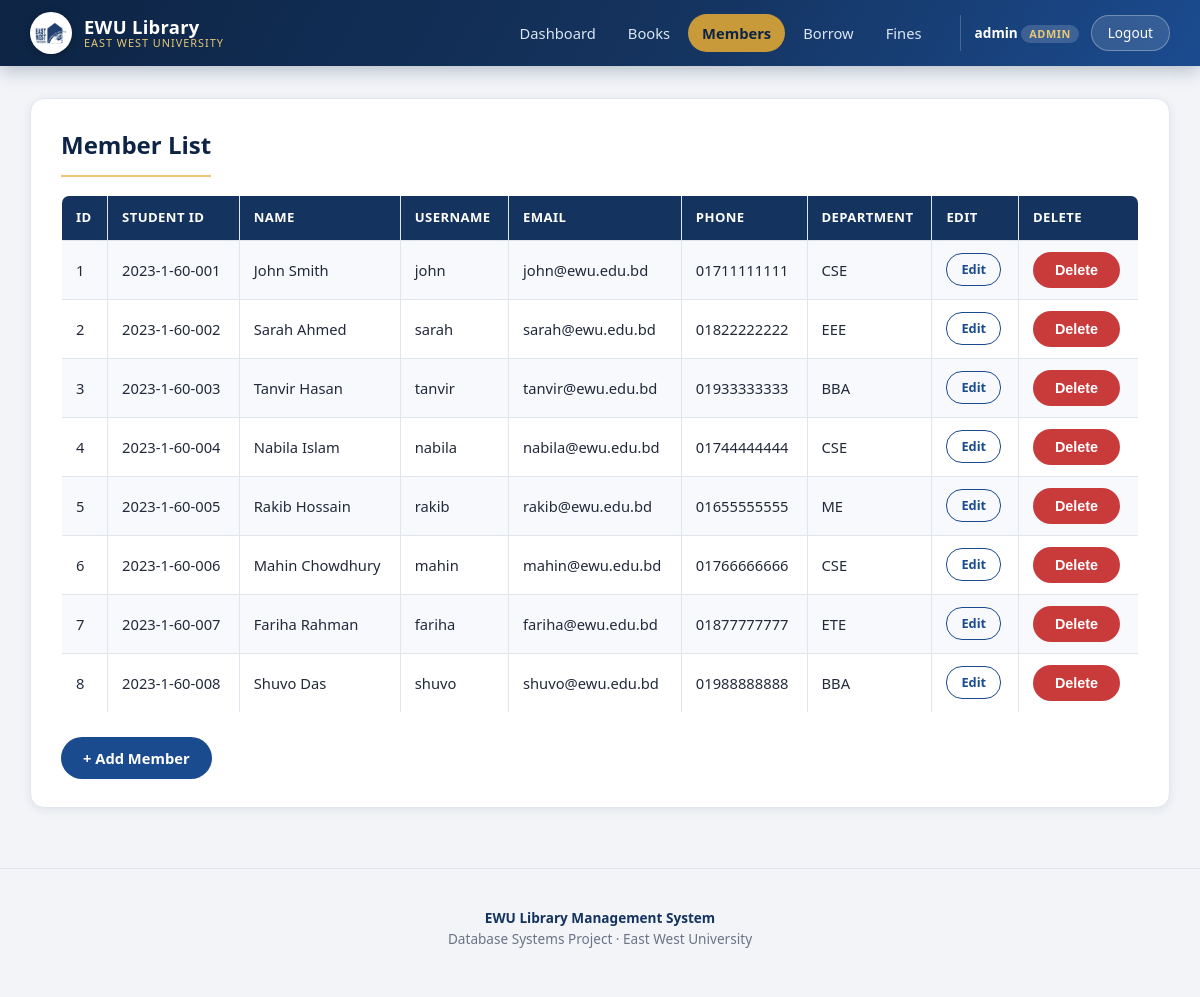
Page /view_members.php (signed in) on the committed database.
### tables this page shows
CREATE TABLE `members` (
  `member_id` int(11) NOT NULL AUTO_INCREMENT,
  `user_id` int(11) NOT NULL,
  `student_id` varchar(20) NOT NULL,
  `full_name` varchar(100) NOT NULL,
  `phone` varchar(20) DEFAULT NULL,
  `department` varchar(50) DEFAULT NULL,
  PRIMARY KEY (`member_id`),
  UNIQUE KEY `user_id` (`user_id`),
  UNIQUE KEY `student_id` (`student_id`),
  CONSTRAINT `members_ibfk_1` FOREIGN KEY (`user_id`) REFERENCES `users` (`user_id`) ON DELETE CASCADE
);

CREATE TABLE `users` (
  `user_id` int(11) NOT NULL AUTO_INCREMENT,
  `username` varchar(50) NOT NULL,
  `email` varchar(100) NOT NULL,
  `password` varchar(255) NOT NULL,    
  `role` enum('Admin','Member') NOT NULL,
  `created_at` timestamp NOT NULL DEFAULT current_timestamp(),
  PRIMARY KEY (`user_id`),
  UNIQUE KEY `username` (`username`),
  UNIQUE KEY `email` (`email`)
);

### includes/functions.php (called while the page is built)
<?php
function h($value): string {
    return htmlspecialchars((string)($value ?? ''), ENT_QUOTES, 'UTF-8');
}

### view_members.php (the view, shortened to what this page needs)
<?php
require_once __DIR__ . '/includes/functions.php';
require_once __DIR__ . '/includes/db_connect.php';
$sql = "SELECT members.member_id, members.student_id, members.full_name, members.phone,
               members.department, users.username, users.email
        FROM members
        INNER JOIN users ON members.user_id = users.user_id
        ORDER BY members.member_id";
$result = $conn->query($sql);
include 'header.php';
?>
<div class="card">
<h2>Member List</h2>
<div class="table-wrap">
<table>
<tr>
<th>ID</th><th>Student ID</th><th>Name</th><th>Username</th><th>Email</th><th>Phone</th><th>Department</th>
<th>Edit</th><th>Delete</th>
</tr>
<?php while ($row = $result->fetch_assoc()): ?>
<tr>
<td><?php echo (int)$row['member_id']; ?></td>
<td><?php echo h($row['student_id']); ?></td>
<td><?php echo h($row['full_name']); ?></td>
<td><?php echo h($row['username']); ?></td>
<td><?php echo h($row['email']); ?></td>
<td><?php echo h($row['phone']); ?></td>
<td><?php echo h($row['department']); ?></td>
<td><a class="btn btn-sm btn-outline" href="edit_member.php?id=<?php echo (int)$row['member_id']; ?>">Edit</a></td>
<td>
  <form method="POST" action="delete_member.php" onsubmit="return confirm('Delete this member?');" style="display:inline;">
    <button type="submit" class="btn-sm">Delete</button>
  </form>
</td>
</tr>
<?php endwhile; ?>
</table>
</div>
<br>
<a class="btn btn-primary" href="add_member.php">+ Add Member</a>
</div>
<?php include 'footer.php'; ?>

### assets/css/style.css (style rules this page uses)
:root { --navy-dark: #0d2444; --navy: #14335e; --navy-mid: #1b4b8f; --blue: #2563a8; --blue-light: #4f8fd6; --gold: #c99a3a; --gold-light: #e6c876; --bg: #f2f4f8; --card-bg: #ffffff; --border: #e1e6ee; --text: #22293a; --text-muted: #6b7385; --success: #1e8a5f; --success-bg: #e5f7ef; --danger: #c93b3b; --danger-bg: #fdecec; --radius: 14px; --radius-sm: 8px; --shadow: 0 10px 30px -12px rgba(13, 36, 68, 0.25); --shadow-sm: 0 2px 10px rgba(13, 36, 68, 0.08); }
* { box-sizing: border-box; }
html, body { margin: 0; padding: 0; background: var(--bg); color: var(--text); font-family: 'Segoe UI', 'Poppins', Roboto, Arial, sans-serif; line-height: 1.5; }
a { color: var(--blue); text-decoration: none; }
h1, h2, h3 { color: var(--navy-dark); margin-top: 0; }
.card { background: var(--card-bg); border: 1px solid var(--border); border-radius: var(--radius); box-shadow: var(--shadow-sm); padding: 28px 30px; margin-bottom: 24px; }
.card h2 { margin-bottom: 18px; padding-bottom: 12px; border-bottom: 2px solid var(--gold-light); display: inline-block; }
.btn { display: inline-block; padding: 10px 22px; border-radius: 24px; font-size: 0.92rem; font-weight: 600; border: none; cursor: pointer; text-decoration: none !important; transition: transform 0.12s ease, box-shadow 0.12s ease, background 0.15s ease; }
.btn-primary { background: var(--navy-mid); color: #fff !important; }
.btn-outline { background: transparent; color: var(--navy-mid) !important; border: 1.5px solid var(--navy-mid); }
.btn-sm { padding: 6px 14px; font-size: 0.8rem; border-radius: 16px; }
input[type="submit"], button[type="submit"], button { background: var(--navy-mid); color: #fff; border: none; padding: 10px 22px; border-radius: 24px; font-size: 0.9rem; font-weight: 600; cursor: pointer; transition: background 0.15s ease, transform 0.12s ease; }
form[action*="delete"] button, form[action*="delete"] button[type="submit"] { background: var(--danger); }
form { max-width: 560px; }
table { width: 100%; border-collapse: collapse; background: var(--card-bg); border-radius: var(--radius-sm); overflow: hidden; font-size: 0.92rem; }
table, table th, table td { border: 1px solid var(--border) !important; }
table th { background: var(--navy); color: #fff; text-align: left; padding: 12px 14px; font-weight: 600; font-size: 0.82rem; text-transform: uppercase; letter-spacing: 0.4px; }
table td { padding: 11px 14px; color: var(--text); }
table tr:nth-child(even) td { background: #f7f9fc; }
.table-wrap { overflow-x: auto; border-radius: var(--radius-sm); }

### rows in the picture
members: member_id "1", student "2023-1-60-001", full_name "John Smith", user.username "john", user.email "john@ewu.edu.bd", phone "01711111111", department "CSE"
members: member_id "2", student "2023-1-60-002", full_name "Sarah Ahmed", user.username "sarah", user.email "sarah@ewu.edu.bd", phone "01822222222", department "EEE"
members: member_id "3", student "2023-1-60-003", full_name "Tanvir Hasan", user.username "tanvir", user.email "tanvir@ewu.edu.bd", phone "01933333333", department "BBA"
members: member_id "4", student "2023-1-60-004", full_name "Nabila Islam", user.username "nabila", user.email "nabila@ewu.edu.bd", phone "01744444444", department "CSE"
members: member_id "5", student "2023-1-60-005", full_name "Rakib Hossain", user.username "rakib", user.email "rakib@ewu.edu.bd", phone "01655555555", department "ME"
members: member_id "6", student "2023-1-60-006", full_name "Mahin Chowdhury", user.username "mahin", user.email "mahin@ewu.edu.bd", phone "01766666666", department "CSE"
members: member_id "7", student "2023-1-60-007", full_name "Fariha Rahman", user.username "fariha", user.email "fariha@ewu.edu.bd", phone "01877777777", department "ETE"
members: member_id "8", student "2023-1-60-008", full_name "Shuvo Das", user.username "shuvo", user.email "shuvo@ewu.edu.bd", phone "01988888888", department "BBA"

### other values in the picture
$_SESSION['username'] "admin"
$_SESSION['role'] "ADMIN"
